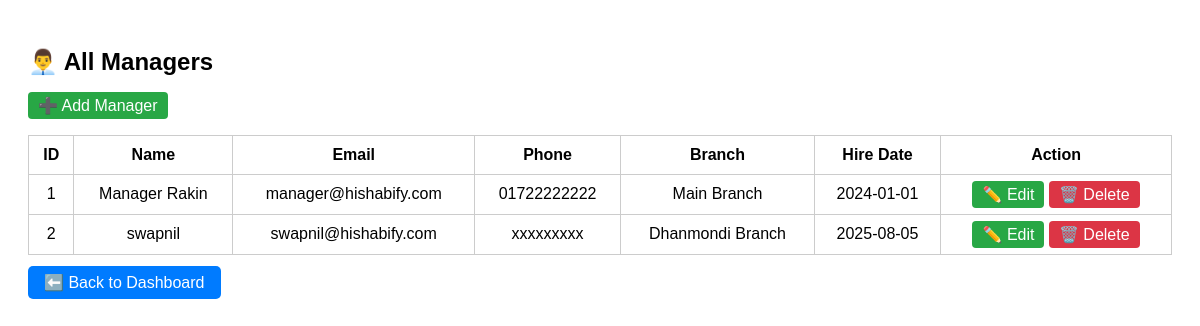
Page /manager_list.php (signed in) on the committed database.
### tables this page shows
CREATE TABLE `manager` (
  `manager_id` int(11) NOT NULL,
  `name` varchar(100) DEFAULT NULL,
  `email` varchar(100) DEFAULT NULL,
  `password` varchar(100) DEFAULT NULL,
  `phone` varchar(20) DEFAULT NULL,
  `hire_date` date DEFAULT NULL,
  `branch_id` int(11) DEFAULT NULL,
  `total_sales` int(11) DEFAULT 0
);

CREATE TABLE `branch` (
  `branch_id` int(11) NOT NULL,
  `branch_name` varchar(100) DEFAULT NULL,
  `location` varchar(200) DEFAULT NULL,
  `contact_number` varchar(20) DEFAULT NULL,
  `open_time` time DEFAULT NULL,
  `close_time` time DEFAULT NULL,
  `owner_id` int(11) DEFAULT NULL
);

### manager_list.php (the view, shortened to what this page needs)
<?php
require_once("db.php");
$managers = $conn->query("
    SELECT m.*, b.branch_name
    FROM manager m
    JOIN branch b ON m.branch_id = b.branch_id
");
?>
<!DOCTYPE html>
<html>
<head>
</head>
<body>
<h2>👨‍💼 All Managers</h2>
<a href="add_manager.php" class="btn">➕ Add Manager</a>
<table>
  <thead>
    <tr>
      <th>ID</th>
      <th>Name</th>
      <th>Email</th>
      <th>Phone</th>
      <th>Branch</th>
      <th>Hire Date</th>
      <th>Action</th>
    </tr>
  </thead>
  <tbody>
    <?php while ($m = $managers->fetch_assoc()): ?>
      <tr>
        <td><?= $m['manager_id'] ?></td>
        <td><?= $m['name'] ?></td>
        <td><?= $m['email'] ?></td>
        <td><?= $m['phone'] ?></td>
        <td><?= $m['branch_name'] ?></td>
        <td><?= $m['hire_date'] ?></td>
        <td>
          <a href="edit_manager.php?id=<?= $m['manager_id'] ?>" class="btn">✏️ Edit</a>
          <a href="delete_manager.php?id=<?= $m['manager_id'] ?>" class="btn btn-danger" onclick="return confirm('Are you sure?')">🗑️ Delete</a>
        </td>
      </tr>
    <?php endwhile; ?>
  </tbody>
</table>
<br><a href="owner_dashboard.php" style="text-decoration:none; background:#007bff; color:white; padding:8px 16px; border-radius:5px;">⬅️ Back to Dashboard</a>
</body>
</html>

### manager_list.php (style rules this page uses)
body { font-family: Arial; padding: 20px; }
table { width: 100%; border-collapse: collapse; margin-top: 20px; }
th, td { border: 1px solid #ccc; padding: 10px; text-align: center; }
.btn { padding: 5px 10px; text-decoration: none; background: #28a745; color: white; border-radius: 4px; }
.btn-danger { background: #dc3545; }

### rows in the picture
manager: manager_id "1", name "Manager Rakin", email "manager@hishabify.com", phone "01722222222", branch.branch_name "Main Branch", hire_date "2024-01-01"
manager: manager_id "2", name "swapnil", email "swapnil@hishabify.com", phone "xxxxxxxxx", branch.branch_name "Dhanmondi Branch", hire_date "2025-08-05"
